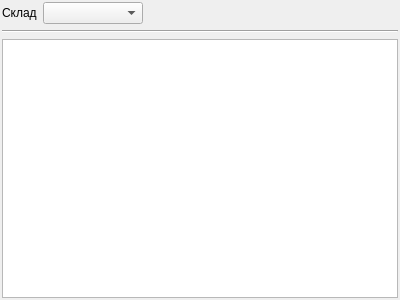
<?xml version="1.0" encoding="UTF-8"?>
<ui version="4.0">
 <class>ProductView</class>
 <widget class="QWidget" name="ProductView">
  <property name="geometry">
   <rect>
    <x>0</x>
    <y>0</y>
    <width>400</width>
    <height>300</height>
   </rect>
  </property>
  <property name="windowTitle">
   <string>Form</string>
  </property>
  <layout class="QVBoxLayout" name="verticalLayout">
   <property name="margin">
    <number>2</number>
   </property>
   <item>
    <layout class="QHBoxLayout" name="horizontalLayout">
     <item>
      <widget class="QLabel" name="label">
       <property name="text">
        <string>Склад</string>
       </property>
      </widget>
     </item>
     <item>
      <widget class="QComboBox" name="stockType">
       <property name="minimumSize">
        <size>
         <width>100</width>
         <height>0</height>
        </size>
       </property>
      </widget>
     </item>
     <item>
      <spacer name="horizontalSpacer">
       <property name="orientation">
        <enum>Qt::Horizontal</enum>
       </property>
       <property name="sizeHint" stdset="0">
        <size>
         <width>40</width>
         <height>20</height>
        </size>
       </property>
      </spacer>
     </item>
    </layout>
   </item>
   <item>
    <widget class="Line" name="line">
     <property name="orientation">
      <enum>Qt::Horizontal</enum>
     </property>
    </widget>
   </item>
   <item>
    <widget class="EntityTable" name="table"/>
   </item>
  </layout>
 </widget>
 <customwidgets>
  <customwidget>
   <class>EntityTable</class>
   <extends>QTableView</extends>
   <header>widgets/entitytable.h</header>
  </customwidget>
 </customwidgets>
 <resources/>
 <connections/>
</ui>
